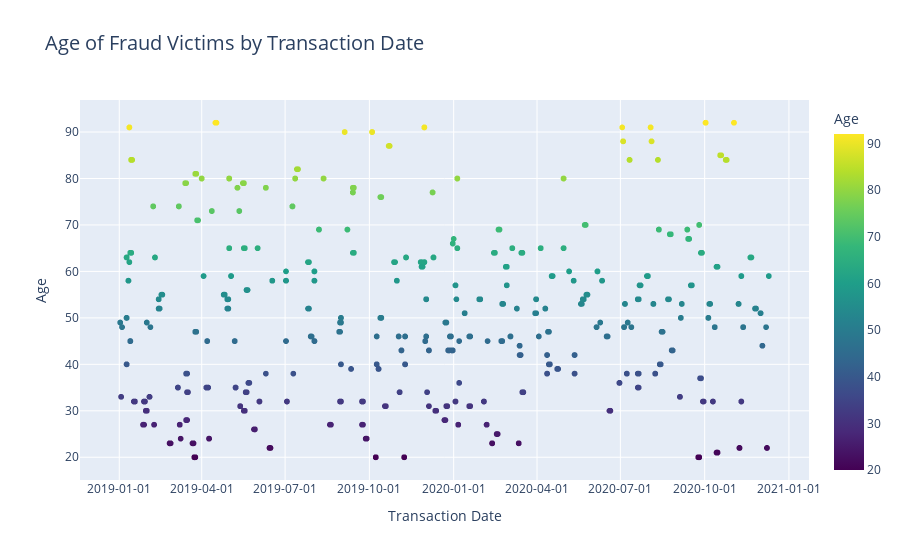

The cell this chart's notebook holds for it:
### Code cell
df['trans_date'] = df['trans_date_trans_time'].dt.date
df['age_num'] = df['trans_date'].apply(lambda x: x.year) - df['dob'].dt.year
fraud_df = df[df['is_fraud'] == 1]

fig = px.scatter(
    fraud_df, x='trans_date', y='age_num',
    title='Age of Fraud Victims by Transaction Date',
    labels={'trans_date': 'Transaction Date', 'age_num': 'Age'},
    color='age_num', color_continuous_scale='Viridis'
)

fig.update_layout(
    title_font_size=20,
    xaxis_title='Transaction Date',
    yaxis_title='Age',
    xaxis_tickformat='%Y-%m-%d'  # Format date on x-axis
)
# Displaying the plot
fig.show()

### Figure 1 — Plotly figure (JSON) as saved in the notebook; plotly's stock layout.template omitted (floating-point values rounded to 4 significant figures; data arrays with more than 128 entries replaced by an {"elided": "..."} marker saying what was removed)
{"data": [{"hovertemplate": "Transaction Date=%{x}<br>Age=%{marker.color}<extra></extra>", "legendgroup": "", "marker": {"color": {"elided": "1845 int values"}, "coloraxis": "coloraxis", "symbol": "circle"}, "mode": "markers", "name": "", "showlegend": false, "type": "scattergl", "x": {"elided": "1845 str values"}, "xaxis": "x", "y": {"elided": "1845 int values"}, "yaxis": "y"}], "layout": {"coloraxis": {"colorbar": {"title": {"text": "Age"}}, "colorscale": [[0, "#440154"], [0.1111, "#482878"], [0.2222, "#3e4989"], [0.3333, "#31688e"], [0.4444, "#26828e"], [0.5556, "#1f9e89"], [0.6667, "#35b779"], [0.7778, "#6ece58"], [0.8889, "#b5de2b"], [1, "#fde725"]]}, "legend": {"tracegroupgap": 0}, "title": {"font": {"size": 20}, "text": "Age of Fraud Victims by Transaction Date"}, "xaxis": {"anchor": "y", "domain": [0, 1], "tickformat": "%Y-%m-%d", "title": {"text": "Transaction Date"}}, "yaxis": {"anchor": "x", "domain": [0, 1], "title": {"text": "Age"}}}}
